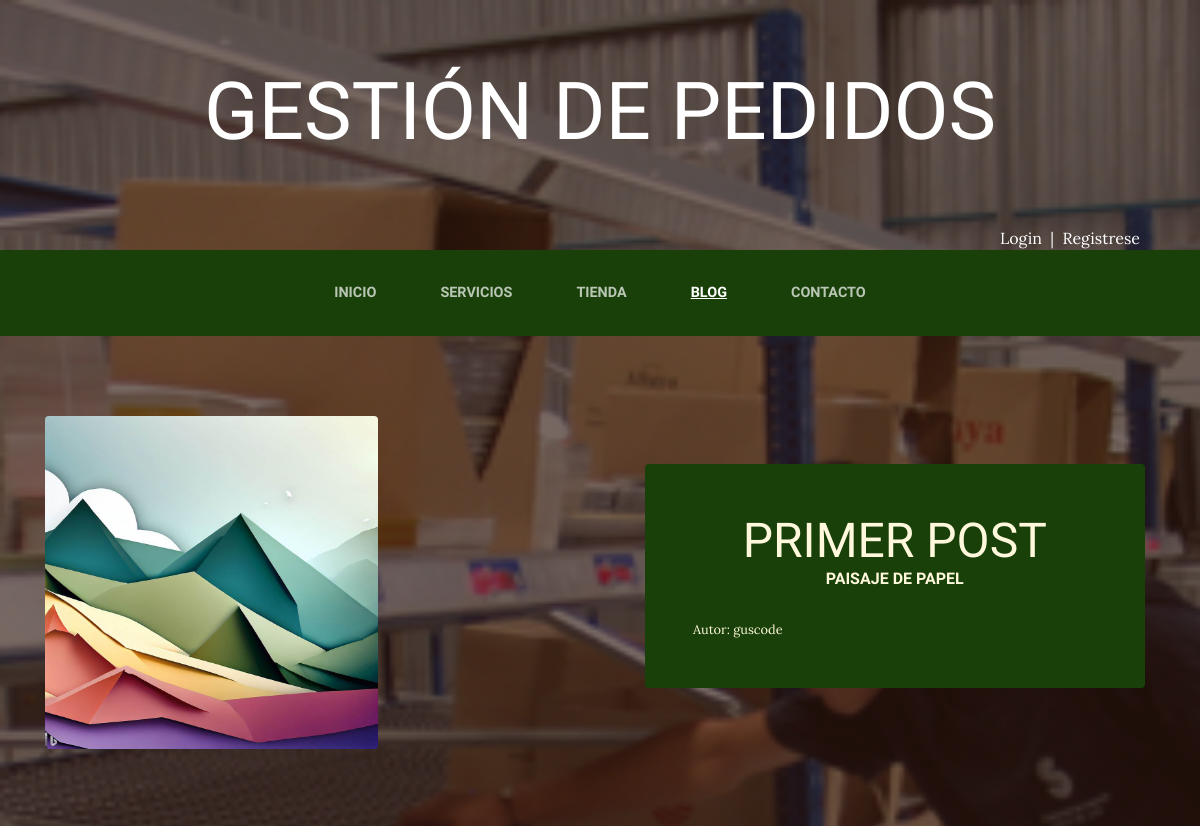
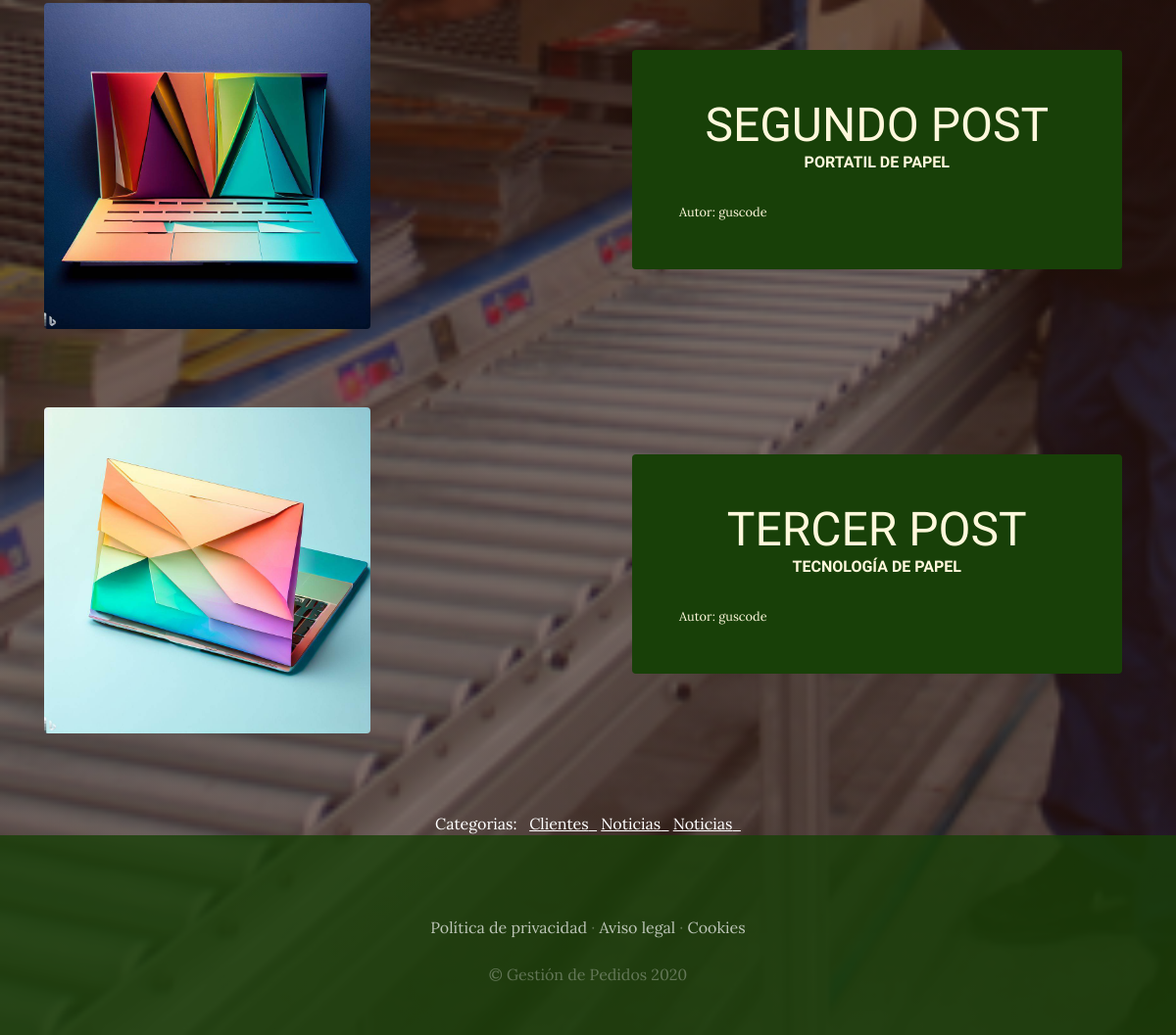
/blog/, run on an earlier commit of the app's database (2 pictures, top to bottom).
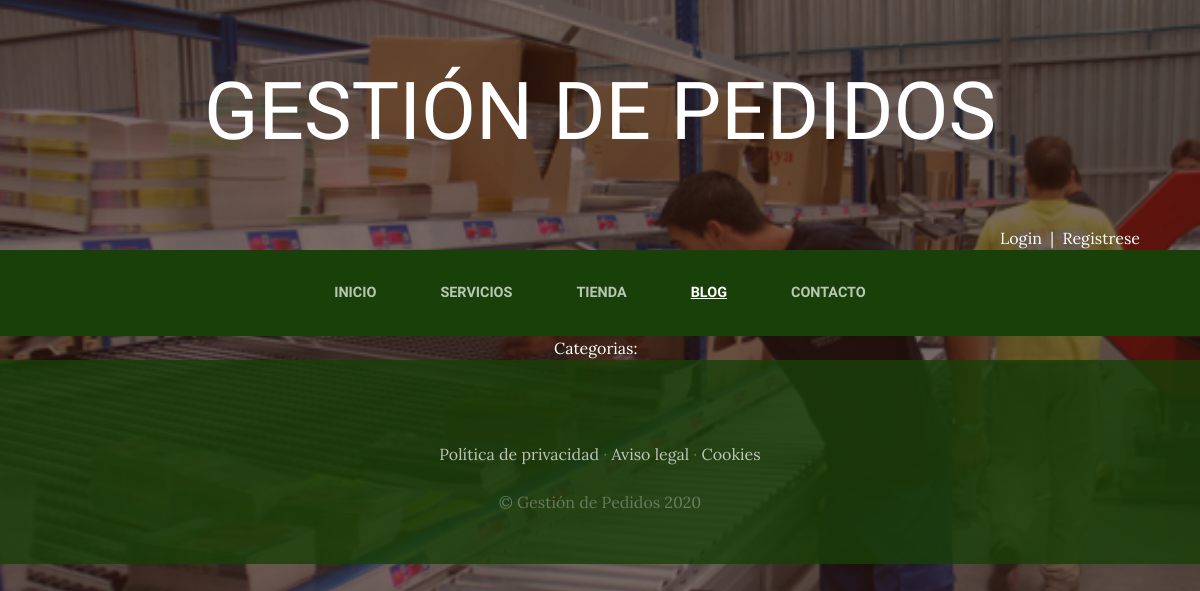
And on a later commit of the database.
### Blog/models.py (models this page shows, shortened)
class Post(models.Model):
    titulo = models.CharField(max_length=50)
    contenido = models.CharField(max_length=50)
    imagen = models.ImageField(upload_to='Blog', null=True, blank=True)   # subcarpeta - imagen opcional
    autor = models.ForeignKey(User, on_delete=models.CASCADE)   # usuario y eliminacion en cascada
    categorias = models.ManyToManyField(Categoria)   # permite uso de varias categorias
    created = models.DateTimeField(auto_now_add=True)
    updated = models.DateTimeField(auto_now_add=True)
    class Meta:
        verbose_name="Post"
        verbose_name_plural="Posts"

class Categoria(models.Model):
    nombre = models.CharField(max_length=50)
    created = models.DateTimeField(auto_now_add=True)
    updated = models.DateTimeField(auto_now_add=True)
    class Meta:
        verbose_name="Categoria"
        verbose_name_plural="Categorias"

### Blog/views.py (the view)
# urls.py: path('', views.blog, name="Blog"),   # 1
def blog(request):
    posts = Post.objects.all()
    return render(request, "Blog/blog.html", {"posts": posts})

### Carro/context_processor.py (called while the page is built)
def importe_total_carro(request):
    total = 0
    if request.user.is_authenticated:
        for key, value in request.session["carro"].items():
            total = total + float(value["precio"])
    return {"importe_total_carro": total}

### Blog/templates/Blog/blog.html (shortened to what this page needs)
{% extends "ProyectoWebApp/base.html" %}
{% load static %}
{% block content %}
    {% for post in posts %}
    <section class="page-section clearfix">
        <div class="container">
            <div class="intro">
                <img class="intro-img img-fluid mb-3 mb-lg-0 rounded" src="{{post.imagen.url}}" alt="" style="width: 30%;">
                <div class="intro-text left-0 text-center bg-faded p-5 rounded">
                    <h2 class="section-heading mb-4" >
                        <span class="section-heading-lower">{{post.titulo}}</span>
                        <span class="section-heading-upper">{{post.contenido}}</span>
                    </h2>
                    <div style="text-align: left; font-size: 0.8em;">
                        Autor: {{post.autor}}
                    </div>
                </div>
            </div>
        </div>
    </section>
    {% endfor %}
    <section>
        <div style="width: 75%; margin: auto; text-align: center; color: white;">
        Categorias: &nbsp;
        {% for post in posts %}
            {% for categoria in post.categorias.all %}
                <a href="{% url 'Categorias' categoria.id %}" class="linksCategorias">{{categoria.nombre}}&nbsp;&nbsp</a>
            {% endfor%}
        {% endfor %}
        </div>
    </section>
{% endblock %}

### ProyectoWebApp/templates/ProyectoWebApp/base.html (shortened to what this page needs)
<!DOCTYPE html>
<html lang="es-ES">
<head>
    {% load static %}
    <link href="{% static 'ProyectoWebApp/vendor/bootstrap/css/bootstrap.min.css' %}" rel="stylesheet">
    <link href="{% static 'ProyectoWebApp/css/gestion.css' %}" rel="stylesheet">
</head>
<body>
    <h1 class="site-heading text-center text-white d-none d-lg-block">
      <span class="site-heading-lower">Gestión de Pedidos</span>
    </h1>
    <div style="color:white; text-align: right; margin-right: 5%;">
    {% if user.is_authenticated %}
    Hola!!&nbsp;{{user.username}} ☺️ &nbsp;&nbsp;<a href="{% url 'Cerrar_sesion' %}" style="color: yellow;">Cerrar sesión</a>
    {% else %}
    <a href="{% url 'Login' %}" style="color: white;">Login</a>&nbsp;&nbsp;|&nbsp;&nbsp;<a href="{% url 'Autenticacion' %}" style="color: white;">Registrese</a>
    {% endif %}
    </div>
 <nav class="navbar navbar-expand-lg navbar-dark py-lg-4" id="mainNav">
    <div class="container">
      <div class="collapse navbar-collapse" id="navbarResponsive">
        <ul class="navbar-nav mx-auto">
          <li class="nav-item {% if request.path == '/' %}active{% endif %} px-lg-4">
            <a class="nav-link text-uppercase text-expanded" href="{% url 'Home' %}">Inicio</a>
          </li>
          <li class="nav-item {% if request.path == '/servicios/' %}active{% endif %} px-lg-4">
            <a class="nav-link text-uppercase text-expanded" href="{% url 'Servicios' %}">Servicios</a>
          </li>
          <li class="nav-item {% if request.path == '/tienda/' %}active{% endif %} px-lg-4">
            <a class="nav-link text-uppercase text-expanded" href="{% url 'Tienda' %}">Tienda</a>
          </li>
          <li class="nav-item {% if request.path|slice:':6' == '/blog/' %}active{% endif %} px-lg-4">
            <a class="nav-link text-uppercase text-expanded" href="{% url 'Blog' %}">Blog</a>
          </li>
          <li class="nav-item {% if request.path == '/contacto/' %}active{% endif %} px-lg-4">
            <a class="nav-link text-uppercase text-expanded" href="{% url 'Contacto' %}">Contacto</a>
          </li>
        </ul>
      </div>
    </div>
  </nav>
{% block content %}
{% endblock %}
    <footer class="footer text-faded text-center py-5">
      <div class="container">
        <p class="m-0 mbt">
        	<a href="sample.html" class="link">Política de privacidad</a> ·
        	<a href="sample.html" class="link">Aviso legal</a> ·
        	<a href="sample.html" class="link">Cookies</a>
		</p>
        <p class="m-0 mbt1">&copy; Gestión de Pedidos 2020</p>
      </div>
	</footer>
</body>
</html>

### ProyectoWebApp/static/ProyectoWebApp/css/gestion.css (style rules this page uses)
body { font-family: 'Lora'; background: linear-gradient(rgba(47, 23, 15, 0.65), rgba(47, 23, 15, 0.65)), url("../img/bg_main.jpg"); background-attachment: fixed; background-position: center; background-size: cover; }
h1, h2, h3, h4, h5, h6 { font-family: 'Raleway'; }
p { line-height: 1.75; }
.text-faded { color: rgba(255, 255, 255, 0.3); }
.site-heading { margin-top: 5rem; margin-bottom: 5rem; text-transform: uppercase; line-height: 1; font-family: 'Raleway'; }
.site-heading .site-heading-lower { font-size: 5rem; font-weight: 100; line-height: 4rem; }
#mainNav { background-color: rgba(24, 64, 8); font-family: 'Raleway'; }
#mainNav .navbar-nav .nav-item .nav-link { color: rgba(255, 255, 255, 0.7); font-weight: 800; }
#mainNav .navbar-nav .nav-item.active .nav-link { color: #ffffff; text-decoration: underline; }
@media (min-width: 992px) { #mainNav .navbar-nav .nav-item .nav-link { font-size: 0.9rem; } }
.footer { background-color: rgba(24, 64, 8, 0.8); }
.mbt { padding-top: 2rem; }
.mbt1 { padding-top: 1.25rem; }
a.link { color: rgba(255, 255, 255, 0.7); }

What changed in the data, as far as the page shows it:
removed Post: imagen (picture), titulo "PRIMER POST", contenido "PAISAJE DE PAPEL", autor "guscode"
removed Post: imagen (picture), titulo "SEGUNDO POST", contenido "PORTATIL DE PAPEL", autor "guscode"
removed Post: imagen (picture), titulo "TERCER POST", contenido "TECNOLOGÍA DE PAPEL", autor "guscode"
removed Categoria: nombre "Clientes"
removed Categoria: nombre "Noticias"
